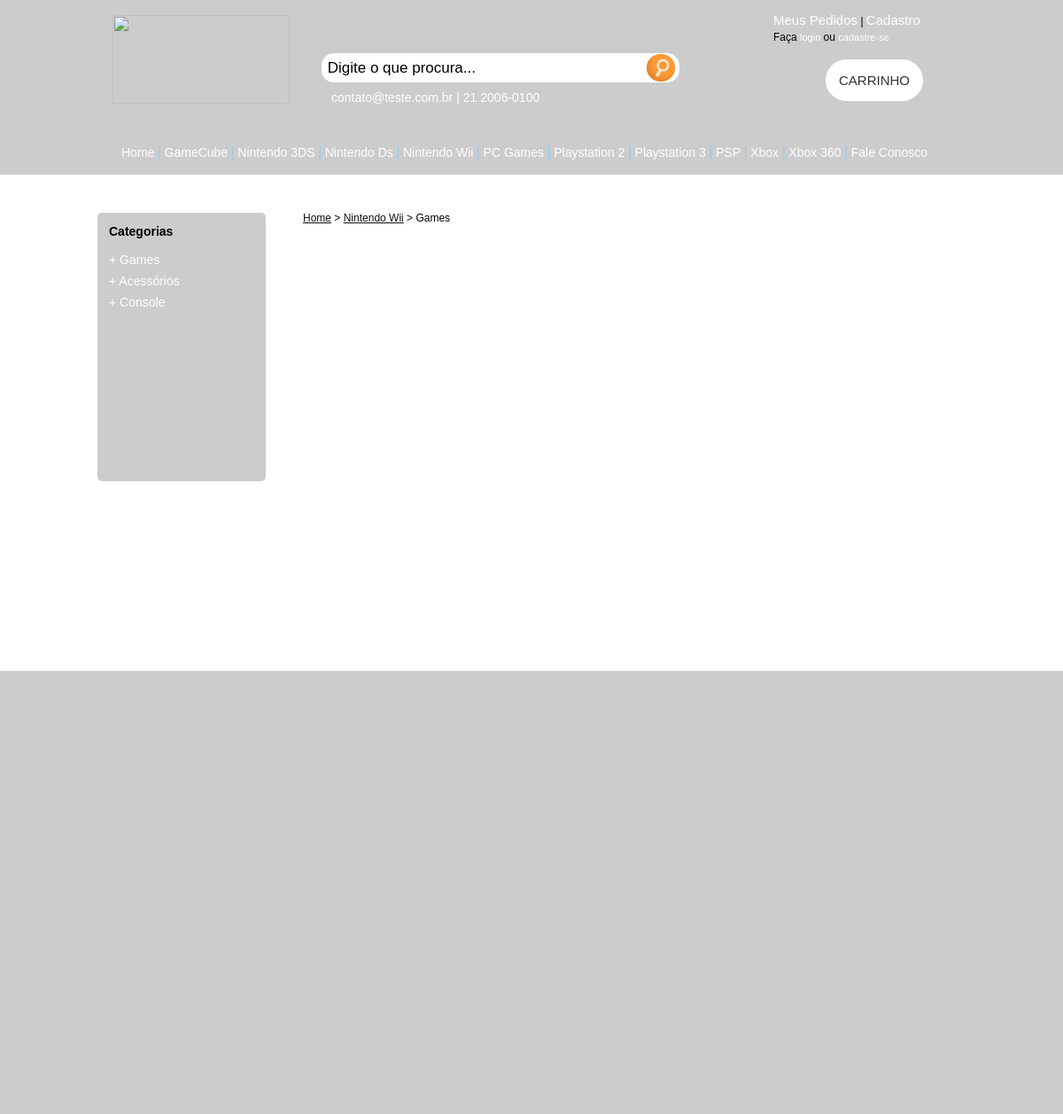
The page /sub-categoria.php?c=10&sc=29 on the database its author committed.
### tables this page shows
CREATE TABLE IF NOT EXISTS `loja_dados` (
  `id` int(11) NOT NULL AUTO_INCREMENT,
  `loja_email` varchar(60) DEFAULT NULL,
  `loja_telefone` varchar(16) DEFAULT NULL,
  PRIMARY KEY (`id`)
);

CREATE TABLE IF NOT EXISTS `categoria` (
  `id` int(11) NOT NULL AUTO_INCREMENT,
  `nome_categoria` varchar(200) DEFAULT NULL,
  `destaque` varchar(20) DEFAULT NULL,
  `exibir` varchar(10) DEFAULT NULL,
  PRIMARY KEY (`id`)
);

CREATE TABLE IF NOT EXISTS `sub_categoria` (
  `id` int(11) NOT NULL AUTO_INCREMENT,
  `nome_sub_categoria` varchar(200) NOT NULL,
  `id_categoria` int(11) DEFAULT NULL,
  `exibir` varchar(10) NOT NULL,
  PRIMARY KEY (`id`),
  KEY `id_categoria` (`id_categoria`)
);

### ecommerce.action/HeaderAction.php (called while the page is built, shortened)
<?php
require_once "ecommerce.dao/HeaderDao.php";
class HeaderAction {
    public $headerdao;
    public function __construct(){
        $this->headerdao = new HeaderDao();
    }
    public function recuperarLogo(){
        return $this->headerdao->recuperarLogo();
    }
    public function recuperarDadosLoja(){
        return $this->headerdao->recuperarDadosLoja();
    }
}
?>

### ecommerce.dao/HeaderDao.php (called while the page is built, shortened)
<?php
class HeaderDao {
    public function recuperarLogo(){
        $query = mysql_query("SELECT loja_logo FROM loja_logo");
        $array = @mysql_fetch_array($query);
        $loja_logo = $array['loja_logo'];
        return $loja_logo;
    }
    public function recuperarDadosLoja(){
        $lista = mysql_query("SELECT loja_email, loja_telefone FROM loja_dados");
        return $lista;
    }
}
?>

### ecommerce.action/MenuAction.php (called while the page is built, shortened)
<?php
require_once "ecommerce.dao/MenuDao.php";
class MenuAction {
    public $menudao;
    public function __construct() {
        $this->menudao = new MenuDao();
    }
    public function recuperarCategoria(){
        return $this->menudao->recuperarCategorias();
    }
}
?>

### ecommerce.dao/MenuDao.php (called while the page is built, shortened)
<?php
class MenuDao {
    public function recuperarCategorias(){
        $lista = mysql_query("SELECT id, nome_categoria FROM categoria WHERE exibir='sim' AND destaque = 'sim' ORDER BY nome_categoria ASC");
        return $lista;
    }
}
?>

### ecommerce.action/SubCategoriaAction.php (called while the page is built, shortened)
<?php
require_once "ecommerce.dao/SubCategoriaDao.php";
class SubCategoriaAction {
    public $subCategoriaDao;
    public $id_categoria;
    public function __construct() {
        $this->subCategoriaDao = new SubCategoriaDao();
        $this->id_categoria = $_GET['c'];
    }
    public function recuperarSubCategorias(){
        return $this->subCategoriaDao->recuperarSubCategoria($this->id_categoria);
    }
}
?>

### ecommerce.dao/SubCategoriaDao.php (called while the page is built, shortened)
<?php
class SubCategoriaDao {
    public function recuperarSubCategoria($id){
        $lista = mysql_query("SELECT id, nome_sub_categoria FROM sub_categoria WHERE id_categoria = $id");
        return $lista;
    }
}
?>

### sub-categoria.php (the view, shortened to what this page needs)
<?php session_start();
include("ecommerce.action/HeaderAction.php");
include("ecommerce.action/MenuAction.php");
include("ecommerce.action/SubCategoriaAction.php");
?>
<?php
$headerAction = new HeaderAction();
$menuAction = new MenuAction();
$subCategoriaAction = new SubCategoriaAction();
?>
<!DOCTYPE html PUBLIC "-//W3C//DTD XHTML 1.0 Transitional//EN" "http://www.w3.org/TR/xhtml1/DTD/xhtml1-transitional.dtd">
<html xmlns="http://www.w3.org/1999/xhtml">
    <head>
        <link rel="stylesheet" href="css/header_style.css" type="text/css" media="all" />
        <link rel="stylesheet" href="css/menu_style.css" type="text/css" media="all" />
        <link rel="stylesheet" href="css/banner_style.css" type="text/css" media="all" />
        <link rel="stylesheet" href="css/categoria_style.css" type="text/css" media="all" />
        <link rel="stylesheet" href="css/footer_style.css" type="text/css" media="all" />
    </head>
    <body>
        <?php include_once("header.php"); ?>
        <?php include_once("menu.php"); ?>
        <div class="corpo">
            <div id="menu_lateral">
                <?php
                    if(isset($_GET['c'])){
                        $c = $_GET['c'];
                    }
                    $lista = $subCategoriaAction->recuperarSubCategorias();
                    echo "<table>";
                        echo "<tr>";
                            echo "<td><strong>Categorias</strong></td>";
                        echo "</tr>";
                        echo "<tr><td></td></tr>";
                        echo "<tr><td></td></tr>";
                        echo "<tr><td></td></tr>";
                    while($array = mysql_fetch_array($lista)){
                        $id_sub = $array['id'];
                        $nome_sub_categoria = $array['nome_sub_categoria'];
                        echo "<tr>";
                            echo "<td><a href='sub-categoria.php?c=$c&sc=$id_sub'>+ $nome_sub_categoria</a></td>";
                        echo "</tr>";
                        echo "<tr><td></td></tr>";
                    }
                    echo "</table>";
                ?>
            </div>
            <div id="onde_estou">
                <?php
                    $id_categoria = $_GET['c'];
                    $id_subcategoria = $_GET['sc'];
                    $query = mysql_query("SELECT nome_categoria FROM categoria WHERE id=$id_categoria");
                    $array = @mysql_fetch_array($query);
                    $nome_categoria = $array['nome_categoria'];
                    $query = mysql_query("SELECT nome_sub_categoria FROM sub_categoria WHERE id=$id_subcategoria");
                    $array = @mysql_fetch_array($query);
                    $nome_sub_categoria = $array['nome_sub_categoria'];
                    echo "<a href='index.php'>Home</a> > <a href='categoria.php?c=$id_categoria'>$nome_categoria</a> > $nome_sub_categoria";
                ?>
            </div>
        </div>
        <?php include("footer.php"); ?>
    </body>
</html>

### header.php (shortened to what this page needs)
<div class="max_header">
    <div class="header">
        <div id="img_logo">
            <?php
            $loja_logo = $headerAction->recuperarLogo();
            $loja_logo_format = substr($loja_logo,2);
            $loja_logo_format = "http://".$_SERVER['SERVER_NAME']."/testes/ecommerce/gerenciamento-ec".$loja_logo_format;
            echo "<a href='index.php'><img src='". $loja_logo_format ."' width='200' height='100' border='0' /></a>";
            ?>
        </div>
        <div id="area_busca">
            <form action="busca.php" method="get">
                <input type="text" name="texto_busca" id="texto_busca" value=" Digite o que procura..." onfocus="limpar(this);" onblur="escrever(this);" class="txt_busca" />
                <input type="image" src="img/btn_busca.png" width="32" height="31" class="btn_busca" />
            </form>
        </div>
        <div id="contato_loja">
            <?php
            $lista = $headerAction->recuperarDadosLoja();
            echo "<table>";
            echo "<tr>";
            while($array = mysql_fetch_array($lista)){
                $loja_email = $array['loja_email'];
                $loja_telefone = $array['loja_telefone'];
                echo "<td>$loja_email</td>";
                echo "<td> | </td>";
                echo "<td>$loja_telefone</td>";
            }
            echo "</tr>";
            echo "</table>";
            ?>
        </div>
        <table id="table_menu_header">
            <tr>
                <td><a href="meu-pedido.php">Meus Pedidos</a> | <a href="cadastro.php">Cadastro</a></td>
            </tr>
        <?php
        if(isset($_SESSION['id_usuario'])){
                if(!(empty($_SESSION['id_usuario']))){
                $id_usuario = $_SESSION['id_usuario'];
                $buscarUsuario = mysql_query("SELECT nome_usuario FROM usuario WHERE id = $id_usuario");
                $array = @mysql_fetch_array($buscarUsuario);
                $nome_usuario = $array['nome_usuario'];
                echo "<tr><td><font>Ol&aacute;,"." ".$nome_usuario." "."<a href='logout.php' style='font-size:12px;'>(sair)</a></font></td><tr>";
        }
        }else{
        echo "<tr>";
        echo "<td>Fa&ccedil;a <a href='login.php' style='font-size:11px;'>login</a> ou <a href='cadastro.php' style='font-size:11px;'>cadastre-se</a></td></td>";
        echo "</tr>";
        }
        ?>
        </table>
        <div id="botao_carrinho">
            <a href="carrinho.php">CARRINHO</a>
        </div>
    </div>
</div>

### menu.php
<div class="max_menu">
<div class="menu">
    <div id="conteudo_menu">
        <?php
            $lista = $menuAction->recuperarCategoria();
            echo "<table>";
            echo "<tr>";
                echo "<td><a href='index.php'>Home</a></td>";
                echo "<td><font style='color:#79CAFF;'>|</font></td>";
            while($array = mysql_fetch_array($lista)){
                $id = $array['id'];
                $nome_categoria = $array['nome_categoria'];
                echo "<td><a href='categoria.php?c=$id'>$nome_categoria</a></td>";
                echo "<td><font style='color:#79CAFF;'>|</font></td>";
            }
                echo "<td><a href='fale-conosco.php'>Fale Conosco</a></td>";
            echo "</tr>";
            echo "</table>";
        ?>
    </div>
</div>
</div>

### css/header_style.css (style rules this page uses)
body { margin-bottom: 0px; margin-left: 0px; margin-right: 0px; margin-top: 0px; }
.max_header { width: 100%; height: 150px; background: #CCC; }
.max_header .header { margin: 0 auto; width: 980px; height: 150px; }
.max_header .header #img_logo { padding: 17px; }
.max_header .header #area_busca { margin-top: -75px; margin-left: 252px; }
.btn_busca { margin-left: -38px; position: absolute; top: 61px; }
.txt_busca { border: 1px solid #CCC; height: 31px; width: 400px; font-size: 17px; border-radius:15px; -moz-border-radius: 15px; -webkit-border-radius: 15px; }
.max_header .header #contato_loja { margin-left: 261px; margin-top: 5px; font-family: Arial; font-size: 14px; color: #FFF; }
.max_header .header #table_menu_header { margin-top: -110px; margin-left: 760px; font-size: 12px; font-family: arial; }
.max_header .header #table_menu_header a { text-decoration: none; font-family: arial; font-size: 15px; color: #FFF; }
.max_header .header #botao_carrinho { margin-left: 822px; margin-top: 30px; }
.max_header .header #botao_carrinho a { text-decoration: none; font-family: arial; font-size: 15px; background: #FFF; padding: 15px; border-radius: 30px; -moz-border-radius: 30px; -webkit-border-radius: 30px; color: #333; }

### css/menu_style.css (style rules this page uses)
body { margin-bottom: 0px; margin-left: 0px; margin-right: 0px; margin-top: 0px; }
.max_menu { width: 100%; height: 47px; background: #CCC; }
.max_menu .menu { margin: 0 auto; width: 980px; height: 47px; background: #CCC; border-radius:0 0 10px 10px; -moz-border-radius: 0 0 10px 10px; -webkit-border-radius: 0 0 10px 10px; }
.max_menu .menu #conteudo_menu { padding: 10px; margin-left: 14px; }
.max_menu .menu #conteudo_menu a { text-decoration: none; font-family: Arial; font-size: 14px; color: #FFF; }

### css/banner_style.css (style rules this page uses)
body { margin-bottom: 0px; margin-left: 0px; margin-right: 0px; margin-top: 0px; }

### css/categoria_style.css (style rules this page uses)
body { margin-bottom: 0px; margin-left: 0px; margin-right: 0px; margin-top: 0px; }
.corpo { width: 980px; min-height: 500px; margin: 0 auto; margin-top: 20px; margin-bottom: 40px; }
.corpo #menu_lateral { margin-left: 0px; position: absolute; top: 240px; width: 190px; min-height: 303px; background: #CCC; font-family: Arial; font-size: 14px; border-radius:5px; -moz-border-radius: 5px; -webkit-border-radius: 5px; }
.corpo #menu_lateral table { margin-top: 10px; margin-left: 10px; }
.corpo #menu_lateral table a { text-decoration: none; font-family: Arial; font-size: 14px; color: #FFF; }
.corpo #onde_estou { padding: 22px; margin-left: 210px; font-family: arial; font-size: 12px; }
.corpo #onde_estou a { color: #111; }

### css/footer_style.css (style rules this page uses)
body { margin-bottom: 0px; margin-left: 0px; margin-right: 0px; margin-top: 0px; }

### rows shown on the page
loja_dados: loja_email "contato@teste.com.br", loja_telefone "21 2006-0100"
categoria: nome_categoria "GameCube"
categoria: nome_categoria "Nintendo 3DS"
categoria: nome_categoria "Nintendo Ds"
categoria: nome_categoria "Nintendo Wii"
categoria: nome_categoria "PC Games"
categoria: nome_categoria "Playstation 2"
categoria: nome_categoria "Playstation 3"
categoria: nome_categoria "PSP"
categoria: nome_categoria "Xbox"
categoria: nome_categoria "Xbox 360"
sub_categoria: nome_sub_categoria "Games"
sub_categoria: nome_sub_categoria "Acessórios"
sub_categoria: nome_sub_categoria "Console"
